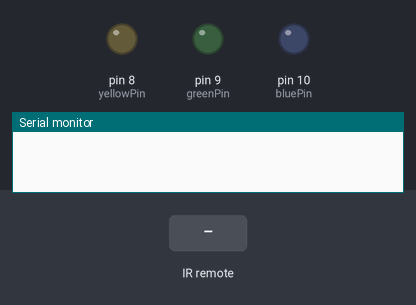
A sketch run on a simulated Arduino Uno, built with avr-gcc and run on an emulated ATmega328P. Shown: output pins drawn as LEDs (lit = HIGH), the last lines printed to the serial monitor. The test bench sets the inputs (shaded band).

Above: at 1.2 s.
1.3 s: infrared code 0xFF30CF received
At 1.6 s:
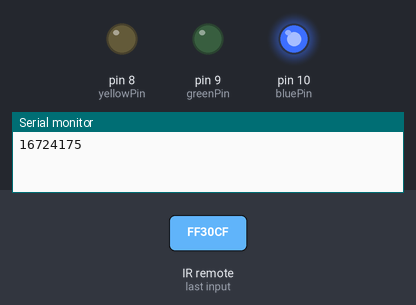
2.8 s: infrared code 0xFF7A85 received
At 3.7 s:
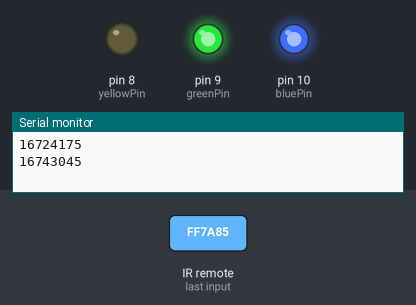
4.3 s: infrared code 0xFF18E7 received
At 4.8 s:
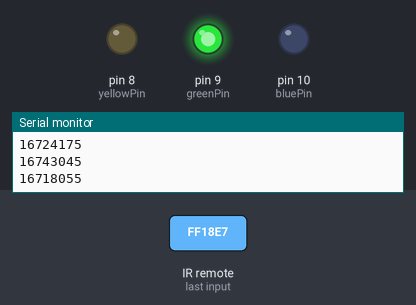
5.8 s: infrared code 0xFF38C7 received
At 7.0 s:
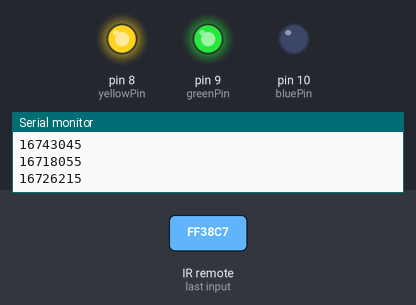
7.3 s: infrared code 0xFF10EF received
At 8.3 s:
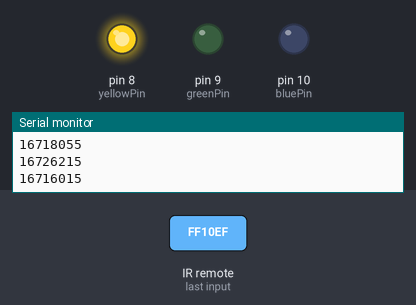
8.8 s: infrared code 0xFF5AA5 received
At 9.5 s:
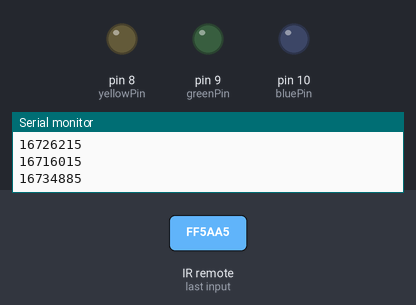
Timing chart, 0 to 11.3 s (numbered marks = the images above; inputs shaded):
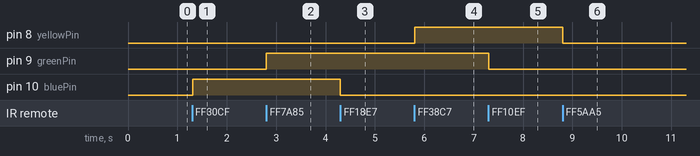

Measured:
- after the input at 1.3 s, pin 10 (bluePin): LOW → HIGH at once
- after the input at 2.8 s, pin 9 (greenPin): LOW → HIGH at once
- after the input at 4.3 s, pin 10 (bluePin): HIGH → LOW at once
- after the input at 5.8 s, pin 8 (yellowPin): LOW → HIGH at once
- after the input at 7.3 s, pin 9 (greenPin): HIGH → LOW at once
- after the input at 8.8 s, pin 8 (yellowPin): HIGH → LOW at once

The sketch:

IR_and_LED_code.ino
```cpp
#include <IRremote.h>

int IR_Recv = 11;   //IR Receiver Pin 3
int bluePin = 10;
int greenPin = 9;
int yellowPin = 8;

IRrecv irrecv(IR_Recv);
decode_results results;

void setup(){
  Serial.begin(9600);  //starts serial communication
  irrecv.enableIRIn(); // Starts the receiver
  pinMode(bluePin, OUTPUT);      // sets the digital pin as output
  pinMode(greenPin, OUTPUT);      // sets the digital pin as output
  pinMode(yellowPin, OUTPUT);      // sets the digital pin as output

}

void loop(){
  //decodes the infrared input
  if (irrecv.decode(&results)){
    long int decCode = results.value;
    Serial.println(results.value);
    //switch case to use the selected remote control button
    switch (results.value){
      case 16724175: //when you press the 1 button
        digitalWrite(bluePin, HIGH);
        break;
      case 16718055: //when you press the 4 button
        digitalWrite(bluePin, LOW);
        break;
       case 16743045: //when you press the 2 button
        digitalWrite(greenPin, HIGH);
        break;
       case 16716015: //when you press the 5 button
        digitalWrite(greenPin, LOW);
        break;
       case 16726215: //when you press the 3 button
        digitalWrite(yellowPin, HIGH);
        break;
       case 16734885: //when you press the 6 button
        digitalWrite(yellowPin, LOW);
        break;
    }
    irrecv.resume(); // Receives the next value from the button you press
  }
  delay(10);
}
```
